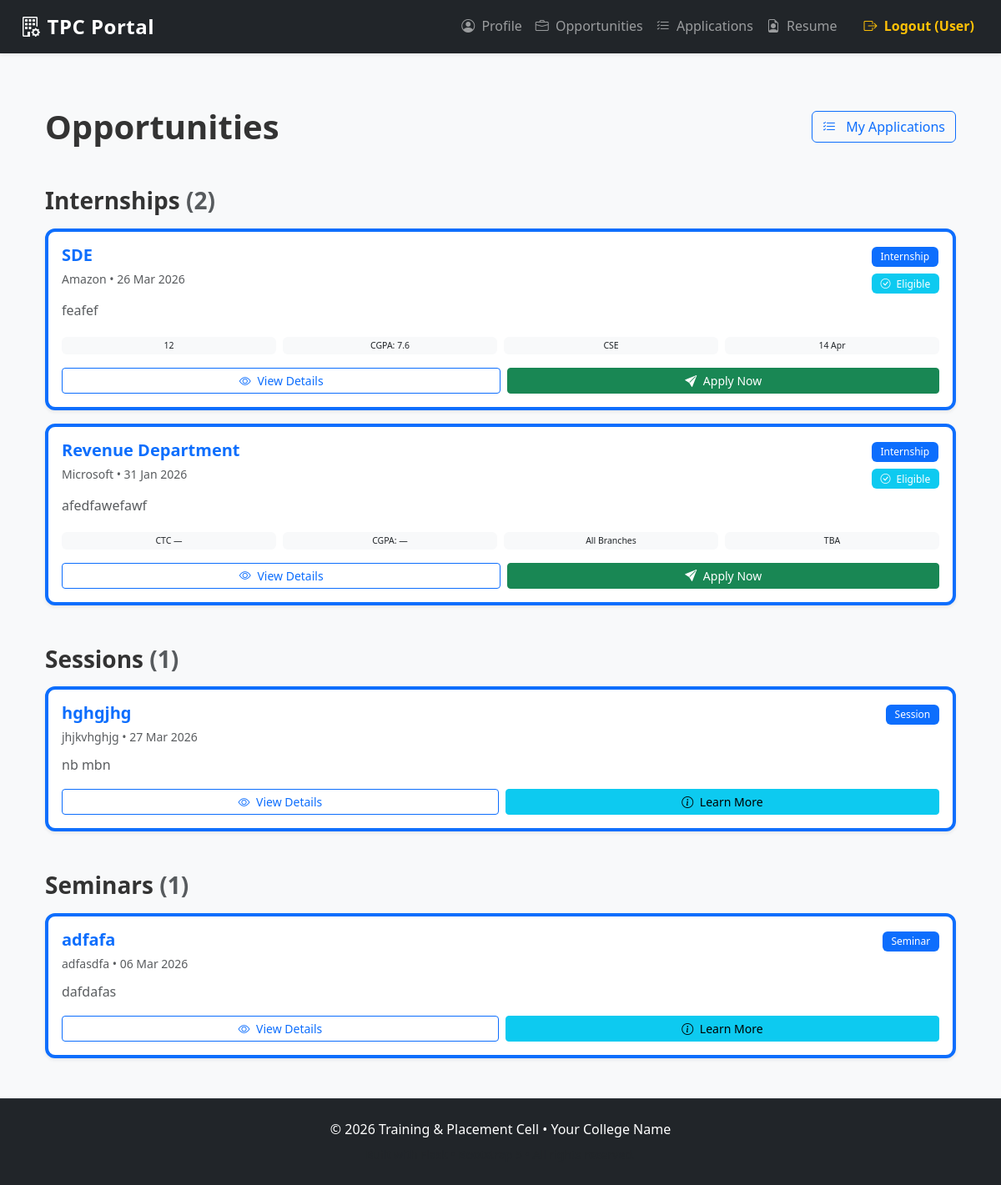
Page /student/opportunities (signed in) on the committed database.
### app/models.py (models this page shows, shortened)
class Opportunity(db.Model):
    __tablename__ = 'opportunities'
    id = db.Column(db.Integer, primary_key=True)
    title = db.Column(db.String(200), nullable=False)
    type = db.Column(db.String(50), nullable=False)  # e.g. Job, Internship, Session, Hackathon, Bootcamp, Seminar
    organizer = db.Column(db.String(150))
    company_name = db.Column(db.String(150))
    description = db.Column(db.Text)
    requirements = db.Column(db.Text)  # JSON string or newline-separated list
    date = db.Column(db.DateTime)
    mode = db.Column(db.String(50))
    ctc = db.Column(db.String(50))  # e.g. "12 LPA", "500/month"
    min_cgpa = db.Column(db.Float)  # Minimum CGPA required
    allowed_branches = db.Column(db.Text)  # comma-separated
    deadline = db.Column(db.DateTime)  # Application deadline
    created_at = db.Column(db.DateTime, default=datetime.utcnow)

### app/student/routes.py (the view)
@bp.route('/opportunities')
@student_required
def browse_opportunities():
    page = request.args.get('page', 1, type=int)
    user_id = session['user_id']
    profile = StudentProfile.query.filter_by(user_id=user_id).first()
    if not profile:
        flash('Please complete your profile before browsing opportunities.', 'warning')
        return redirect(url_for('student.profile'))
    opportunities = Opportunity.query.order_by(Opportunity.created_at.desc()).all()
    opp_list = []
    for opp in opportunities:
        eligible = True
        already_applied = False
        if opp.type in ['Job', 'Internship']:
            allowed = [b.strip().upper() for b in (opp.allowed_branches or '').split(',') if b.strip()]
            is_deadline_valid = not opp.deadline or datetime.utcnow() < opp.deadline
            if opp.min_cgpa:
                eligible = (profile.cgpa >= opp.min_cgpa and
                           (not allowed or profile.branch in allowed) and
                           not profile.has_backlog and
                           is_deadline_valid)
            already_applied = Application.query.filter_by(
                student_id=user_id,
                opportunity_id=opp.id
            ).first() is not None
        opp_list.append({
            'opportunity': opp,
            'eligible': eligible,
            'applied': already_applied
        })
    return render_template('student/opportunities.html',
                          opportunities=opportunities,
                          opp_list=opp_list,
                          profile=profile,
                          now=datetime.utcnow())

### templates/student/opportunities.html (shortened to what this page needs)
{% extends "base.html" %}
{% block content %}
<div class="container-fluid py-4">
    <div class="d-flex justify-content-between align-items-center mb-4">
        <h1 class="mb-0">Opportunities</h1>
        <a href="{{ url_for('student.applications') }}" class="btn btn-outline-primary">
            <i class="bi bi-list-check me-2"></i> My Applications
        </a>
    </div>
    {% if opportunities %}
        {% set types = ['Job', 'Internship', 'Session', 'Hackathon', 'Bootcamp', 'Seminar'] %}
        {% set plural = {
            'Job':'Jobs',
            'Internship':'Internships',
            'Session':'Sessions',
            'Hackathon':'Hackathons',
            'Bootcamp':'Bootcamps',
            'Seminar':'Seminars'
        } %}
        {% for t in types %}
            {% set items = opp_list | selectattr('opportunity.type','equalto', t) | list %}
            {% if items %}
                <h3 class="mt-5 mb-3">
                    {{ plural[t] }}
                    <span class="text-muted">({{ items|length }})</span>
                </h3>
                <div class="row g-3">
                    {% for item in items %}
                        <div class="col-12">
                            <div class="card shadow-sm border-start border-4 border-primary h-100">
                                <div class="card-body">
                                    <div class="d-flex justify-content-between align-items-start mb-2">
                                        <div>
                                            <h5 class="mb-1">
                                                <a href="{{ url_for('student.view_opportunity', opp_id=item.opportunity.id) }}"
                                                   class="text-decoration-none">
                                                    {{ item.opportunity.title }}
                                                </a>
                                            </h5>
                                            <small class="text-muted">
                                                {{ item.opportunity.organizer or item.opportunity.company_name or 'Posted by Admin' }}
                                                •
                                                {{ item.opportunity.date.strftime('%d %b %Y') if item.opportunity.date else 'TBA' }}
                                            </small>
                                        </div>
                                        <div>
                                            <span class="badge bg-primary mb-2">
                                                {{ item.opportunity.type }}
                                            </span>
                                            {% if item.opportunity.type in ['Job', 'Internship'] %}
                                                {% if item.applied %}
                                                    <span class="badge bg-success d-block">
                                                        <i class="bi bi-check-circle me-1"></i> Applied
                                                    </span>
                                                {% elif item.eligible %}
                                                    <span class="badge bg-info d-block">
                                                        <i class="bi bi-check-circle me-1"></i> Eligible
                                                    </span>
                                                {% else %}
                                                    <span class="badge bg-danger d-block">
                                                        <i class="bi bi-x-circle me-1"></i> Not Eligible
                                                    </span>
                                                {% endif %}
                                            {% endif %}
                                        </div>
                                    </div>
                                    <p class="mb-3 text-muted">
                                        {{ item.opportunity.description | truncate(160) }}
                                    </p>
                                    {% if item.opportunity.type in ['Job', 'Internship'] %}
                                        <div class="row g-2 mb-3 small">
                                            <div class="col-md-3">
                                                <span class="badge bg-light text-dark w-100">
                                                    {{ item.opportunity.ctc or 'CTC —' }}
                                                </span>
                                            </div>
                                            <div class="col-md-3">
                                                <span class="badge bg-light text-dark w-100">
                                                    CGPA: {{ item.opportunity.min_cgpa or '—' }}
                                                </span>
                                            </div>
                                            <div class="col-md-3">
                                                <span class="badge bg-light text-dark w-100">
                                                    {{ item.opportunity.allowed_branches or 'All Branches' }}
                                                </span>
                                            </div>
                                            <div class="col-md-3">
                                                <span class="badge bg-light text-dark w-100">
                                                    {{ item.opportunity.deadline.strftime('%d %b') if item.opportunity.deadline else 'TBA' }}
                                                </span>
                                            </div>
                                        </div>
                                    {% endif %}
                                    <div class="d-flex gap-2">
                                        <a href="{{ url_for('student.view_opportunity', opp_id=item.opportunity.id) }}"
                                           class="btn btn-sm btn-outline-primary flex-grow-1">
                                            <i class="bi bi-eye me-1"></i> View Details
                                        </a>
                                        {% if item.opportunity.type in ['Job', 'Internship'] %}
                                            {% if item.applied %}
                                                <button class="btn btn-sm btn-secondary flex-grow-1" disabled>
                                                    <i class="bi bi-check2-circle me-1"></i> Already Applied
                                                </button>
                                            {% elif item.eligible %}
                                                <form method="POST" action="{{ url_for('student.apply_for_opportunity', opp_id=item.opportunity.id) }}" class="flex-grow-1">
                                                    <button type="submit" class="btn btn-sm btn-success w-100" onclick="return confirm('Apply to {{ item.opportunity.title }}?')">
                                                        <i class="bi bi-send-fill me-1"></i> Apply Now
                                                    </button>
                                                </form>
                                            {% else %}
                                                <button class="btn btn-sm btn-outline-danger flex-grow-1" disabled>
                                                    <i class="bi bi-x-circle me-1"></i> Not Eligible
                                                </button>
                                            {% endif %}
                                        {% else %}
                                            <a href="{{ url_for('student.view_opportunity', opp_id=item.opportunity.id) }}"
                                               class="btn btn-sm btn-info flex-grow-1">
                                                <i class="bi bi-info-circle me-1"></i> Learn More
                                            </a>
                                        {% endif %}
                                    </div>
                                </div>
                            </div>
                        </div>
                    {% endfor %}
                </div>
            {% endif %}
        {% endfor %}
    {% endif %}
</div>
{% endblock %}

### templates/base.html (shortened to what this page needs)
<!DOCTYPE html>
<html lang="en">
<head>
    <link href="https://cdn.jsdelivr.net/npm/bootstrap@5.3.3/dist/css/bootstrap.min.css"
          rel="stylesheet"
>
    <link rel="stylesheet" href="https://cdn.jsdelivr.net/npm/bootstrap-icons@1.11.3/font/bootstrap-icons.min.css">
    <link rel="stylesheet" href="{{ url_for('static', filename='css/styles.css') }}">
</head>
<body class="bg-light">
    <nav class="navbar navbar-expand-lg navbar-dark bg-dark shadow-sm">
        <div class="container-fluid px-4">
            <a class="navbar-brand fw-bold fs-4" href="{{ url_for('main.index') }}">
                <i class="bi bi-building-gear me-2"></i>TPC Portal
            </a>
            <div class="collapse navbar-collapse" id="navbarNav">
                <ul class="navbar-nav ms-auto align-items-center">
                    {% if 'user_id' in session %}
                        {% if session.role == 'Admin' %}
                            <li class="nav-item">
                                <a class="nav-link" href="{{ url_for('admin.dashboard') }}">
                                    <i class="bi bi-speedometer2 me-1"></i> Dashboard
                                </a>
                            </li>
                            <li class="nav-item">
                                <a class="nav-link" href="{{ url_for('admin.post_job') }}">
                                    <i class="bi bi-plus-circle me-1"></i> Post Job
                                </a>
                            </li>
                            <li class="nav-item">
                                <a class="nav-link" href="{{ url_for('admin.view_jobs') }}">
                                    <i class="bi bi-briefcase me-1"></i> Jobs
                                </a>
                            </li>
                            <li class="nav-item">
                                <a class="nav-link" href="{{ url_for('admin.view_students') }}">
                                    <i class="bi bi-people me-1"></i> Students
                                </a>
                            </li>
                        {% elif session.role == 'Student' %}
                            <li class="nav-item">
                                <a class="nav-link" href="{{ url_for('student.profile') }}">
                                    <i class="bi bi-person-circle me-1"></i> Profile
                                </a>
                            </li>
                            <li class="nav-item">
                                <a class="nav-link" href="{{ url_for('student.browse_opportunities') }}">
                                    <i class="bi bi-briefcase me-1"></i> Opportunities
                                </a>
                            </li>
                            <li class="nav-item">
                                <a class="nav-link" href="{{ url_for('student.applications') }}">
                                    <i class="bi bi-list-check me-1"></i> Applications
                                </a>
                            </li>
                            <li class="nav-item">
                                <a class="nav-link" href="{{ url_for('student.resume') }}">
                                    <i class="bi bi-file-earmark-person me-1"></i> Resume
                                </a>
                            </li>
                        {% endif %}
                        <li class="nav-item ms-3">
                            <a class="nav-link text-warning fw-semibold" href="{{ url_for('auth.logout') }}">
                                <i class="bi bi-box-arrow-right me-1"></i> Logout ({{ session.username if 'username' in session else 'User' }})
                            </a>
                        </li>
                    {% endif %}
                </ul>
            </div>
        </div>
    </nav>
    <main class="container py-4">
        {% block content %}{% endblock %}
    </main>
    <footer class="bg-dark text-white text-center py-4 mt-auto">
        <div class="container">
            <p class="mb-1">
                © {{ current_year }} Training & Placement Cell •
                <a href="#" class="text-white text-decoration-none">Your College Name</a>
            </p>
            <small class="text-muted">
            </small>
        </div>
    </footer>
</body>
</html>

### rows in the picture
Opportunity: opportunity "SDE", opportunity "Amazon", opportunity "26 Mar 2026", opportunity.type "Internship", opportunity.description "feafef", opportunity "12", opportunity "7.6", opportunity "CSE", opportunity.deadline "14 Apr"
Opportunity: opportunity "Revenue Department", opportunity "Microsoft", opportunity "31 Jan 2026", opportunity.type "Internship", opportunity.description "afedfawefawf", opportunity "CTC —", opportunity "—", opportunity "All Branches", opportunity.deadline "TBA"
Opportunity: opportunity "hghgjhg", opportunity "jhjkvhghjg", opportunity "27 Mar 2026", opportunity.type "Session", opportunity.description "nb mbn"
Opportunity: opportunity "adfafa", opportunity "adfasdfa", opportunity "06 Mar 2026", opportunity.type "Seminar", opportunity.description "dafdafas"

### other values in the picture
{{ session.username if 'username' in session else 'User' }} "User"
{{ plural[t] }} "Internships" "Sessions" "Seminars"
{{ items|length }} "2" "1" "1"
